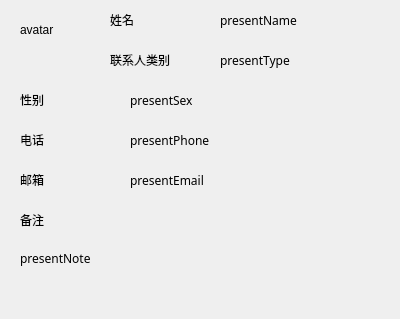
<?xml version="1.0" encoding="UTF-8"?>
<ui version="4.0">
 <class>ItemDetail</class>
 <widget class="QWidget" name="ItemDetail">
  <property name="geometry">
   <rect>
    <x>0</x>
    <y>0</y>
    <width>400</width>
    <height>319</height>
   </rect>
  </property>
  <property name="windowTitle">
   <string>Form</string>
  </property>
  <property name="windowOpacity">
   <double>0.800000000000000</double>
  </property>
  <widget class="QLabel" name="labelName">
   <property name="geometry">
    <rect>
     <x>110</x>
     <y>10</y>
     <width>81</width>
     <height>20</height>
    </rect>
   </property>
   <property name="font">
    <font>
     <family>微软雅黑</family>
    </font>
   </property>
   <property name="text">
    <string>姓名</string>
   </property>
  </widget>
  <widget class="QLabel" name="labelAvatar">
   <property name="geometry">
    <rect>
     <x>20</x>
     <y>10</y>
     <width>40</width>
     <height>40</height>
    </rect>
   </property>
   <property name="text">
    <string>avatar</string>
   </property>
  </widget>
  <widget class="QLabel" name="labelType">
   <property name="geometry">
    <rect>
     <x>110</x>
     <y>50</y>
     <width>81</width>
     <height>20</height>
    </rect>
   </property>
   <property name="font">
    <font>
     <family>微软雅黑</family>
    </font>
   </property>
   <property name="text">
    <string>联系人类别</string>
   </property>
  </widget>
  <widget class="QLabel" name="labelSex">
   <property name="geometry">
    <rect>
     <x>20</x>
     <y>90</y>
     <width>81</width>
     <height>20</height>
    </rect>
   </property>
   <property name="font">
    <font>
     <family>微软雅黑</family>
    </font>
   </property>
   <property name="text">
    <string>性别</string>
   </property>
  </widget>
  <widget class="QLabel" name="labelPhone">
   <property name="geometry">
    <rect>
     <x>20</x>
     <y>130</y>
     <width>81</width>
     <height>20</height>
    </rect>
   </property>
   <property name="font">
    <font>
     <family>微软雅黑</family>
    </font>
   </property>
   <property name="text">
    <string>电话</string>
   </property>
  </widget>
  <widget class="QLabel" name="labelEmail">
   <property name="geometry">
    <rect>
     <x>20</x>
     <y>170</y>
     <width>81</width>
     <height>20</height>
    </rect>
   </property>
   <property name="font">
    <font>
     <family>微软雅黑</family>
    </font>
   </property>
   <property name="text">
    <string>邮箱</string>
   </property>
  </widget>
  <widget class="QLabel" name="labelNote">
   <property name="geometry">
    <rect>
     <x>20</x>
     <y>210</y>
     <width>81</width>
     <height>20</height>
    </rect>
   </property>
   <property name="font">
    <font>
     <family>微软雅黑</family>
    </font>
   </property>
   <property name="text">
    <string>备注</string>
   </property>
  </widget>
  <widget class="QLabel" name="labelPresentNote">
   <property name="geometry">
    <rect>
     <x>20</x>
     <y>250</y>
     <width>371</width>
     <height>51</height>
    </rect>
   </property>
   <property name="font">
    <font>
     <family>微软雅黑</family>
    </font>
   </property>
   <property name="text">
    <string>presentNote</string>
   </property>
   <property name="alignment">
    <set>Qt::AlignLeading|Qt::AlignLeft|Qt::AlignTop</set>
   </property>
  </widget>
  <widget class="QLabel" name="labelPresentName">
   <property name="geometry">
    <rect>
     <x>220</x>
     <y>10</y>
     <width>171</width>
     <height>20</height>
    </rect>
   </property>
   <property name="font">
    <font>
     <family>微软雅黑</family>
    </font>
   </property>
   <property name="text">
    <string>presentName</string>
   </property>
  </widget>
  <widget class="QLabel" name="labelPresentType">
   <property name="geometry">
    <rect>
     <x>220</x>
     <y>50</y>
     <width>161</width>
     <height>20</height>
    </rect>
   </property>
   <property name="font">
    <font>
     <family>微软雅黑</family>
    </font>
   </property>
   <property name="text">
    <string>presentType</string>
   </property>
  </widget>
  <widget class="QLabel" name="labelPresentSex">
   <property name="geometry">
    <rect>
     <x>130</x>
     <y>90</y>
     <width>81</width>
     <height>20</height>
    </rect>
   </property>
   <property name="font">
    <font>
     <family>微软雅黑</family>
    </font>
   </property>
   <property name="text">
    <string>presentSex</string>
   </property>
  </widget>
  <widget class="QLabel" name="labelPresentPhone">
   <property name="geometry">
    <rect>
     <x>130</x>
     <y>130</y>
     <width>111</width>
     <height>20</height>
    </rect>
   </property>
   <property name="font">
    <font>
     <family>微软雅黑</family>
    </font>
   </property>
   <property name="text">
    <string>presentPhone</string>
   </property>
  </widget>
  <widget class="QLabel" name="labelPresentEmail">
   <property name="geometry">
    <rect>
     <x>130</x>
     <y>170</y>
     <width>161</width>
     <height>20</height>
    </rect>
   </property>
   <property name="font">
    <font>
     <family>微软雅黑</family>
    </font>
   </property>
   <property name="text">
    <string>presentEmail</string>
   </property>
  </widget>
 </widget>
 <resources/>
 <connections/>
</ui>
